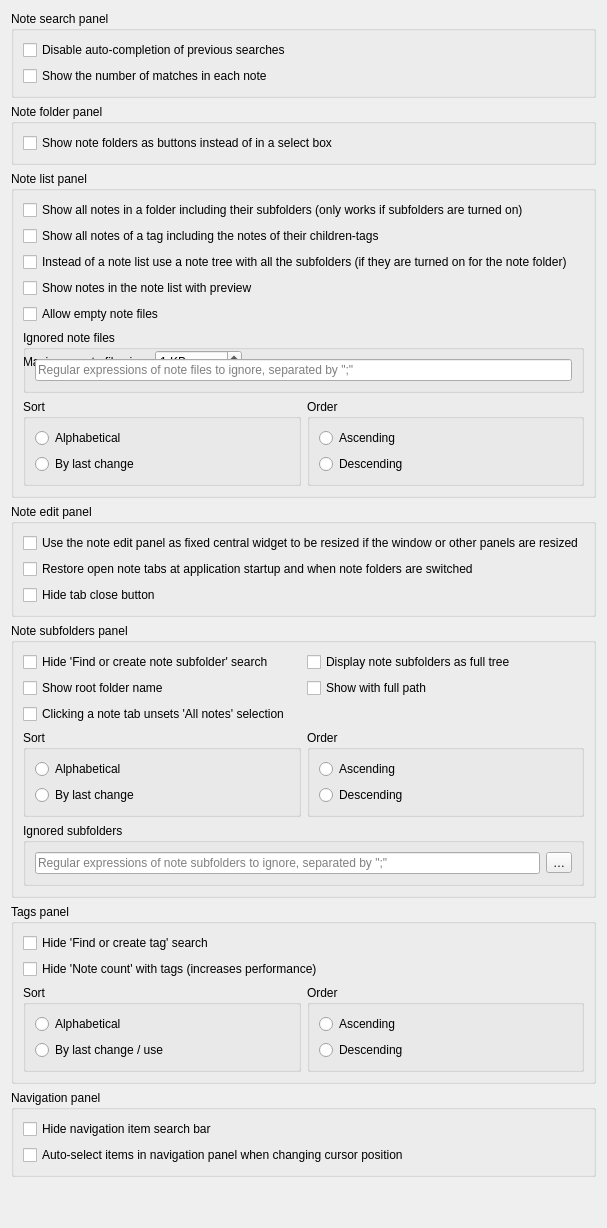
           <widget class="QWidget" name="panelsPage">
            <property name="enabled">
             <bool>true</bool>
            </property>
            <layout class="QGridLayout" name="gridLayout_63">
             <item row="2" column="0">
              <widget class="QGroupBox" name="notesPanelGroupBox">
               <property name="title">
                <string>Note list panel</string>
               </property>
               <layout class="QGridLayout" name="gridLayout_61">
                <item row="0" column="1" colspan="2">
                 <widget class="QCheckBox" name="noteSubfoldersPanelShowNotesRecursivelyCheckBox">
                  <property name="text">
                   <string>Show all notes in a folder including their subfolders (only works if subfolders are turned on)</string>
                  </property>
                 </widget>
                </item>
                <item row="1" column="1" colspan="2">
                 <widget class="QCheckBox" name="taggingShowNotesRecursivelyCheckBox">
                  <property name="text">
                   <string>Show all notes of a tag including the notes of their children-tags</string>
                  </property>
                 </widget>
                </item>
                 <item row="2" column="1" colspan="2">
                  <widget class="QCheckBox" name="enableNoteTreeCheckBox">
                   <property name="text">
                    <string>Instead of a note list use a note tree with all the subfolders (if they are turned on for the note folder)</string>
                   </property>
                  </widget>
                 </item>
                 <item row="3" column="1" colspan="2">
                  <widget class="QCheckBox" name="noteListPreviewCheckBox">
                   <property name="text">
                    <string>Show notes in the note list with preview</string>
                   </property>
                  </widget>
                 </item>
                  <item row="4" column="1" colspan="2">
                   <widget class="QCheckBox" name="allowEmptyNotesCheckBox">
                    <property name="text">
                     <string>Allow empty note files</string>
                    </property>
                   </widget>
                  </item>
                  <item row="5" column="1" colspan="2">
                   <widget class="QFrame" name="maxNoteFileSizeFrame">
                  <property name="minimumSize">
                   <size>
                    <width>0</width>
                    <height>0</height>
                   </size>
                  </property>
                  <property name="toolTip">
                   <string>Notes larger than this will not be shown in the note list</string>
                  </property>
                  <layout class="QHBoxLayout" name="horizontalLayout_16">
                   <property name="leftMargin">
                    <number>0</number>
                   </property>
                   <property name="topMargin">
                    <number>0</number>
                   </property>
                   <property name="rightMargin">
                    <number>0</number>
                   </property>
                   <property name="bottomMargin">
                    <number>0</number>
                   </property>
                   <item>
                    <widget class="QLabel" name="maxNoteFileSizeLabel">
                     <property name="text">
                      <string>Maximum note file size:</string>
                     </property>
                    </widget>
                   </item>
                   <item>
                    <widget class="QSpinBox" name="maxNoteFileSizeSpinBox">
                     <property name="suffix">
                      <string notr="true"> KB</string>
                     </property>
                     <property name="minimum">
                      <number>1</number>
                     </property>
                     <property name="maximum">
                      <number>1000000</number>
                     </property>
                    </widget>
                   </item>
                   <item>
                    <spacer name="maxNoteFileSizeSpacer">
                     <property name="orientation">
                      <enum>Qt::Orientation::Horizontal</enum>
                     </property>
                     <property name="sizeHint" stdset="0">
                      <size>
                       <width>40</width>
                       <height>20</height>
                      </size>
                     </property>
                    </spacer>
                   </item>
                  </layout>
                 </widget>
                </item>
                <item row="6" column="1">
                  <widget class="QGroupBox" name="notesPanelSortGroupBox">
                  <property name="title">
                   <string>Sort</string>
                  </property>
                  <layout class="QVBoxLayout" name="verticalLayout_16">
                   <item>
                    <widget class="QRadioButton" name="notesPanelSortAlphabeticalRadioButton">
                     <property name="text">
                      <string>Alphabetical</string>
                     </property>
                    </widget>
                   </item>
                   <item>
                    <widget class="QRadioButton" name="notesPanelSortByLastChangeRadioButton">
                     <property name="text">
                      <string>By last change</string>
                     </property>
                    </widget>
                   </item>
                  </layout>
                 </widget>
                </item>
                <item row="6" column="2">
                  <widget class="QGroupBox" name="notesPanelOrderGroupBox">
                  <property name="enabled">
                   <bool>true</bool>
                  </property>
                  <property name="title">
                   <string>Order</string>
                  </property>
                  <layout class="QVBoxLayout" name="verticalLayout_15">
                   <item>
                    <widget class="QRadioButton" name="notesPanelOrderAscendingRadioButton">
                     <property name="enabled">
                      <bool>true</bool>
                     </property>
                     <property name="text">
                      <string>Ascending</string>
                     </property>
                    </widget>
                   </item>
                   <item>
                    <widget class="QRadioButton" name="notesPanelOrderDescendingRadioButton">
                     <property name="text">
                      <string>Descending</string>
                     </property>
                    </widget>
                   </item>
                  </layout>
                 </widget>
                </item>
                <item row="5" column="1" colspan="2">
                  <widget class="QGroupBox" name="groupBox_39">
                  <property name="toolTip">
                   <string>Regular expressions of note files to ignore, separated by &quot;;&quot;</string>
                  </property>
                  <property name="title">
                   <string>Ignored note files</string>
                  </property>
                  <layout class="QHBoxLayout" name="horizontalLayout_14">
                   <item>
                    <widget class="QLineEdit" name="ignoredNoteFilesLineEdit">
                     <property name="placeholderText">
                      <string>Regular expressions of note files to ignore, separated by &quot;;&quot;</string>
                     </property>
                     <property name="clearButtonEnabled">
                      <bool>true</bool>
                     </property>
                    </widget>
                   </item>
                </layout>
               </widget>
              </item>
              </layout>
             </widget>
            </item>
             <item row="4" column="0">
              <widget class="QGroupBox" name="noteSubfoldersPanelGroupBox">
               <property name="title">
                <string>Note subfolders panel</string>
               </property>
               <layout class="QGridLayout" name="gridLayout_56">
                <item row="5" column="0">
                 <widget class="QGroupBox" name="noteSubfoldersPanelSortGroupBox">
                  <property name="title">
                   <string>Sort</string>
                  </property>
                  <layout class="QVBoxLayout" name="verticalLayout_17">
                   <item>
                    <widget class="QRadioButton" name="noteSubfoldersPanelSortAlphabeticalRadioButton">
                     <property name="text">
                      <string>Alphabetical</string>
                     </property>
                    </widget>
                   </item>
                   <item>
                    <widget class="QRadioButton" name="noteSubfoldersPanelSortByLastChangeRadioButton">
                     <property name="text">
                      <string>By last change</string>
                     </property>
                    </widget>
                   </item>
                  </layout>
                 </widget>
                </item>
                <item row="0" column="1">
                 <widget class="QCheckBox" name="noteSubfoldersPanelDisplayAsFullTreeCheckBox">
                  <property name="text">
                   <string>Display note subfolders as full tree</string>
                  </property>
                 </widget>
                </item>
                <item row="1" column="1">
                 <widget class="QCheckBox" name="noteSubfoldersPanelShowFullPathCheckBox">
                  <property name="text">
                   <string>Show with full path</string>
                  </property>
                 </widget>
                </item>
                <item row="6" column="0" colspan="2">
                 <widget class="QGroupBox" name="groupBox_30">
                  <property name="toolTip">
                   <string>Regular expressions of note subfolders to ignore, separated by &quot;;&quot;</string>
                  </property>
                  <property name="title">
                   <string>Ignored subfolders</string>
                  </property>
                  <layout class="QHBoxLayout" name="horizontalLayout_10">
                   <item>
                    <widget class="QLineEdit" name="ignoreNoteSubFoldersLineEdit">
                     <property name="placeholderText">
                      <string>Regular expressions of note subfolders to ignore, separated by &quot;;&quot;</string>
                     </property>
                     <property name="clearButtonEnabled">
                      <bool>true</bool>
                     </property>
                    </widget>
                   </item>
                   <item>
                    <widget class="QToolButton" name="ignoreNoteSubFoldersResetButton">
                     <property name="toolTip">
                      <string>Reset ignored subfolders</string>
                     </property>
                     <property name="text">
                      <string notr="true">…</string>
                     </property>
                     <property name="icon">
                      <iconset theme="edit-clear" resource="../breeze-qownnotes.qrc">
                       <normaloff>:/icons/breeze-qownnotes/16x16/edit-clear.svg</normaloff>:/icons/breeze-qownnotes/16x16/edit-clear.svg</iconset>
                     </property>
                    </widget>
                   </item>
                  </layout>
                 </widget>
                </item>
                <item row="1" column="0">
                 <widget class="QCheckBox" name="noteSubfoldersPanelShowRootFolderNameCheckBox">
                  <property name="text">
                   <string>Show root folder name</string>
                  </property>
                 </widget>
                </item>
                <item row="0" column="0">
                 <widget class="QCheckBox" name="noteSubfoldersPanelHideSearchCheckBox">
                  <property name="text">
                   <string>Hide 'Find or create note subfolder' search</string>
                  </property>
                 </widget>
                </item>
                <item row="5" column="1">
                 <widget class="QGroupBox" name="noteSubfoldersPanelOrderGroupBox">
                  <property name="title">
                   <string>Order</string>
                  </property>
                  <layout class="QVBoxLayout" name="verticalLayout_18">
                   <item>
                    <widget class="QRadioButton" name="noteSubfoldersPanelOrderAscendingRadioButton">
                     <property name="text">
                      <string>Ascending</string>
                     </property>
                    </widget>
                   </item>
                   <item>
                    <widget class="QRadioButton" name="noteSubfoldersPanelOrderDescendingRadioButton">
                     <property name="text">
                      <string>Descending</string>
                     </property>
                    </widget>
                   </item>
                  </layout>
                 </widget>
                </item>
                <item row="2" column="0">
                 <widget class="QCheckBox" name="noteSubfoldersPanelTabsUnsetAllNotesSelectionCheckBox">
                  <property name="text">
                   <string>Clicking a note tab unsets 'All notes' selection</string>
                  </property>
                 </widget>
                </item>
               </layout>
              </widget>
             </item>
             <item row="3" column="0">
              <widget class="QGroupBox" name="noteEditPanelGroupBox">
               <property name="title">
                <string>Note edit panel</string>
               </property>
               <layout class="QGridLayout" name="gridLayout_67">
                <item row="1" column="1" colspan="2">
                 <widget class="QCheckBox" name="restoreNoteTabsCheckBox">
                  <property name="text">
                   <string>Restore open note tabs at application startup and when note folders are switched</string>
                  </property>
                 </widget>
                </item>
                <item row="0" column="1" colspan="2">
                 <widget class="QCheckBox" name="noteEditCentralWidgetCheckBox">
                  <property name="toolTip">
                   <string>If this is disabled you are able to create more complex panel layouts, but all panels will be resized if the window is resized</string>
                  </property>
                  <property name="text">
                   <string>Use the note edit panel as fixed central widget to be resized if the window or other panels are resized</string>
                  </property>
                 </widget>
                </item>
                <item row="2" column="1" colspan="2">
                 <widget class="QCheckBox" name="hideTabCloseButtonCheckBox">
                  <property name="text">
                   <string>Hide tab close button</string>
                  </property>
                 </widget>
                </item>
               </layout>
              </widget>
             </item>
             <item row="6" column="0">
              <widget class="QGroupBox" name="navigationPanelGroupBox">
               <property name="title">
                <string>Navigation panel</string>
               </property>
               <layout class="QVBoxLayout" name="verticalLayout_25">
                <item>
                 <widget class="QCheckBox" name="navigationPanelHideSearchCheckBox">
                  <property name="text">
                   <string>Hide navigation item search bar</string>
                  </property>
                 </widget>
                </item>
                <item>
                 <widget class="QCheckBox" name="navigationPanelAutoSelectCheckBox">
                  <property name="text">
                   <string>Auto-select items in navigation panel when changing cursor position</string>
                  </property>
                 </widget>
                </item>
               </layout>
              </widget>
             </item>
             <item row="5" column="0">
              <widget class="QGroupBox" name="tagsPanelGroupBox">
               <property name="title">
                <string>Tags panel</string>
               </property>
               <layout class="QGridLayout" name="gridLayout_57">
                <item row="2" column="0">
                 <widget class="QGroupBox" name="tagsPanelSortGroupBox">
                  <property name="title">
                   <string>Sort</string>
                  </property>
                  <layout class="QVBoxLayout" name="verticalLayout_19">
                   <item>
                    <widget class="QRadioButton" name="tagsPanelSortAlphabeticalRadioButton">
                     <property name="text">
                      <string>Alphabetical</string>
                     </property>
                    </widget>
                   </item>
                   <item>
                    <widget class="QRadioButton" name="tagsPanelSortByLastChangeRadioButton">
                     <property name="text">
                      <string>By last change / use</string>
                     </property>
                    </widget>
                   </item>
                  </layout>
                 </widget>
                </item>
                <item row="2" column="1">
                 <widget class="QGroupBox" name="tagsPanelOrderGroupBox">
                  <property name="title">
                   <string>Order</string>
                  </property>
                  <layout class="QVBoxLayout" name="verticalLayout_20">
                   <item>
                    <widget class="QRadioButton" name="tagsPanelOrderAscendingRadioButton">
                     <property name="text">
                      <string>Ascending</string>
                     </property>
                    </widget>
                   </item>
                   <item>
                    <widget class="QRadioButton" name="tagsPanelOrderDescendingRadioButton">
                     <property name="text">
                      <string>Descending</string>
                     </property>
                    </widget>
                   </item>
                  </layout>
                 </widget>
                </item>
                <item row="0" column="0" colspan="2">
                 <widget class="QCheckBox" name="tagsPanelHideSearchCheckBox">
                  <property name="text">
                   <string>Hide 'Find or create tag' search</string>
                  </property>
                 </widget>
                </item>
                <item row="1" column="0" colspan="2">
                 <widget class="QCheckBox" name="tagsPanelHideNoteCountCheckBox">
                  <property name="text">
                   <string>Hide 'Note count' with tags (increases performance)</string>
                  </property>
                 </widget>
                </item>
               </layout>
              </widget>
             </item>
             <item row="7" column="0">
              <spacer name="verticalSpacer_14">
               <property name="orientation">
                <enum>Qt::Vertical</enum>
               </property>
               <property name="sizeHint" stdset="0">
                <size>
                 <width>20</width>
                 <height>40</height>
                </size>
               </property>
              </spacer>
             </item>
             <item row="0" column="0">
              <widget class="QGroupBox" name="notesPanelGroupBox_2">
               <property name="title">
                <string>Note search panel</string>
               </property>
               <layout class="QGridLayout" name="gridLayout_69">
                <item row="0" column="1">
                 <widget class="QCheckBox" name="disableSavedSearchesAutoCompletionCheckBox">
                  <property name="text">
                   <string>Disable auto-completion of previous searches</string>
                  </property>
                 </widget>
                </item>
                <item row="1" column="1">
                 <widget class="QCheckBox" name="showMatchesCheckBox">
                  <property name="text">
                   <string>Show the number of matches in each note</string>
                  </property>
                 </widget>
                </item>
               </layout>
              </widget>
             </item>
             <item row="1" column="0">
              <widget class="QGroupBox" name="noteFolderPanelGroupBox">
               <property name="title">
                <string>Note folder panel</string>
               </property>
               <layout class="QGridLayout" name="gridLayout_75">
                <item row="0" column="1" colspan="2">
                 <widget class="QCheckBox" name="noteFolderButtonsCheckBox">
                  <property name="text">
                   <string>Show note folders as buttons instead of in a select box</string>
                  </property>
                 </widget>
                </item>
               </layout>
              </widget>
             </item>
            </layout>
           </widget>
